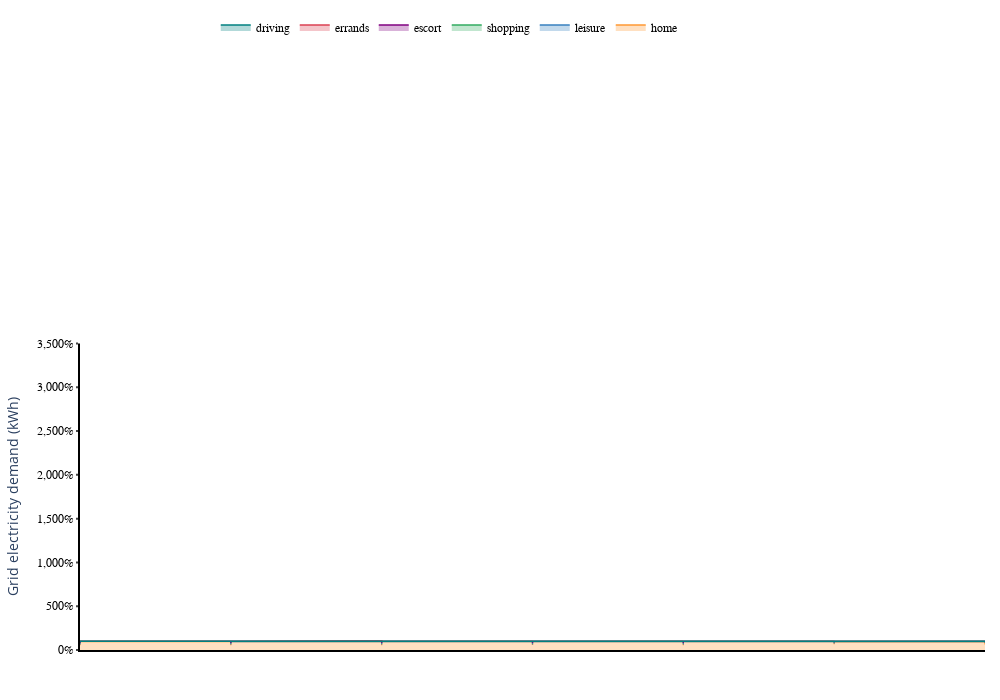

The notebook cell this image was saved under:
### Code cell
# Final customization

fig['layout']['xaxis'].update({'showticklabels':True})
xaxisdct = {'automargin': False,
              'showgrid': False,
              'showline': True,
#               'zeroline':True,
              'tickmode':'array',
              'tickvals': ['00,Mon', '06,Mon', '12,Mon', '18,Mon',
                           '00,Tue', '06,Tue', '12,Tue', '18,Tue',
                           '00,Wed', '06,Wed', '12,Wed', '18,Wed',
                           '00,Thu', '06,Thu', '12,Thu', '18,Thu',
                           '00,Fri', '06,Fri', '12,Fri', '18,Fri',
                           '00,Sat', '06,Sat', '12,Sat', '18,Sat',
                           '00,Sun', '06,Sun', '12,Sun', '18,Sun','23,Sun'],
              'ticktext': ['00:00<br>', '06:00<br>', '12:00<br>Monday', '18:00<br>',
                           '00:00<br>', '06:00<br>', '12:00<br>Tuesday', '18:00<br>',
                           '00:00<br>', '06:00<br>', '12:00<br>Wednesday', '18:00<br>',
                           '00:00<br>', '06:00<br>', '12:00<br>Thursday', '18:00<br>',
                           '00:00<br>', '06:00<br>', '12:00<br>Friday', '18:00<br>',
                           '00:00<br>', '06:00<br>', '12:00<br>Saturday', '18:00<br>',
                           '00:00<br>', '06:00<br>', '12:00<br>Sunday', '18:00<br>','23:00<br>'],
               'ticklen': 2,
             'tickwidth': 2,
              'tickfont':{'family': 'Arial, sans-serif',
                            'size': 7,
                           'color': 'black'},
             'linewidth': 2,
#          'zerolinecolor': '#969696',
#          'zerolinewidth': 2,
        'showticklabels':True,
                "ticks":"outside",
                'ticklen': 2,
                'tickwidth': 2,
            'linecolor': 'black',
           }
fig['layout']['xaxis'].update(xaxisdct)
fig['layout']['xaxis'].update({'showticklabels':True})


iplot(fig,show_link=False)

### Figure 1 — Plotly figure (JSON) as saved in the notebook; plotly's stock layout.template omitted (floating-point values rounded to 4 significant figures; data arrays with more than 128 entries replaced by an {"elided": "..."} marker saying what was removed)
{"data": [{"fill": "tonexty", "fillcolor": "rgba(255, 153, 51, 0.3)", "line": {"color": "rgba(255, 153, 51, 1.0)", "dash": "solid", "shape": "linear", "width": 1.3}, "mode": "lines", "name": "home", "text": "", "type": "scatter", "x": {"elided": "168 str values"}, "y": {"elided": "168 float values"}}, {"fill": "tonexty", "fillcolor": "rgba(55, 128, 191, 0.3)", "line": {"color": "rgba(55, 128, 191, 1.0)", "dash": "solid", "shape": "linear", "width": 1.3}, "mode": "lines", "name": "leisure", "text": "", "type": "scatter", "x": {"elided": "168 str values"}, "y": {"elided": "168 float values"}}, {"fill": "tonexty", "fillcolor": "rgba(50, 171, 96, 0.3)", "line": {"color": "rgba(50, 171, 96, 1.0)", "dash": "solid", "shape": "linear", "width": 1.3}, "mode": "lines", "name": "shopping", "text": "", "type": "scatter", "x": {"elided": "168 str values"}, "y": {"elided": "168 float values"}}, {"fill": "tonexty", "fillcolor": "rgba(128, 0, 128, 0.3)", "line": {"color": "rgba(128, 0, 128, 1.0)", "dash": "solid", "shape": "linear", "width": 1.3}, "mode": "lines", "name": "escort", "text": "", "type": "scatter", "x": {"elided": "168 str values"}, "y": {"elided": "168 float values"}}, {"fill": "tonexty", "fillcolor": "rgba(219, 64, 82, 0.3)", "line": {"color": "rgba(219, 64, 82, 1.0)", "dash": "solid", "shape": "linear", "width": 1.3}, "mode": "lines", "name": "errands", "text": "", "type": "scatter", "x": {"elided": "168 str values"}, "y": {"elided": "168 float values"}}, {"fill": "tonexty", "fillcolor": "rgba(0, 128, 128, 0.3)", "line": {"color": "rgba(0, 128, 128, 1.0)", "dash": "solid", "shape": "linear", "width": 1.3}, "mode": "lines", "name": "driving", "text": "", "type": "scatter", "x": {"elided": "168 str values"}, "y": {"elided": "168 float values"}}], "layout": {"height": 700, "legend": {"font": {"color": "black", "family": "Arial, sans-serif", "size": 12}, "orientation": "h", "x": 0.15, "y": 1.04}, "margin": {"b": 50, "l": 70, "pad": 0, "r": 15, "t": 20}, "paper_bgcolor": "white", "plot_bgcolor": "white", "showlegend": true, "width": 1000, "xaxis": {"automargin": false, "linecolor": "black", "linewidth": 2, "showgrid": false, "showline": true, "showticklabels": true, "tickfont": {"color": "black", "family": "Arial, sans-serif", "size": 7}, "ticklen": 2, "tickmode": "array", "ticks": "outside", "ticktext": ["00:00<br>", "06:00<br>", "12:00<br>Monday", "18:00<br>", "00:00<br>", "06:00<br>", "12:00<br>Tuesday", "18:00<br>", "00:00<br>", "06:00<br>", "12:00<br>Wednesday", "18:00<br>", "00:00<br>", "06:00<br>", "12:00<br>Thursday", "18:00<br>", "00:00<br>", "06:00<br>", "12:00<br>Friday", "18:00<br>", "00:00<br>", "06:00<br>", "12:00<br>Saturday", "18:00<br>", "00:00<br>", "06:00<br>", "12:00<br>Sunday", "18:00<br>", "23:00<br>"], "tickvals": ["00,Mon", "06,Mon", "12,Mon", "18,Mon", "00,Tue", "06,Tue", "12,Tue", "18,Tue", "00,Wed", "06,Wed", "12,Wed", "18,Wed", "00,Thu", "06,Thu", "12,Thu", "18,Thu", "00,Fri", "06,Fri", "12,Fri", "18,Fri", "00,Sat", "06,Sat", "12,Sat", "18,Sat", "00,Sun", "06,Sun", "12,Sun", "18,Sun", "23,Sun"], "tickwidth": 2}, "yaxis": {"domain": [0, 0.5], "dtick": 5, "linecolor": "black", "linewidth": 2, "range": [0, 35], "rangemode": "tozero", "showgrid": true, "showline": true, "tickfont": {"color": "black", "family": "Arial, sans-serif", "size": 12}, "tickformat": ",.0%", "ticklen": 2, "ticks": "outside", "tickwidth": 2, "title": {"text": "Grid electricity demand (kWh)"}, "zeroline": true}}}
